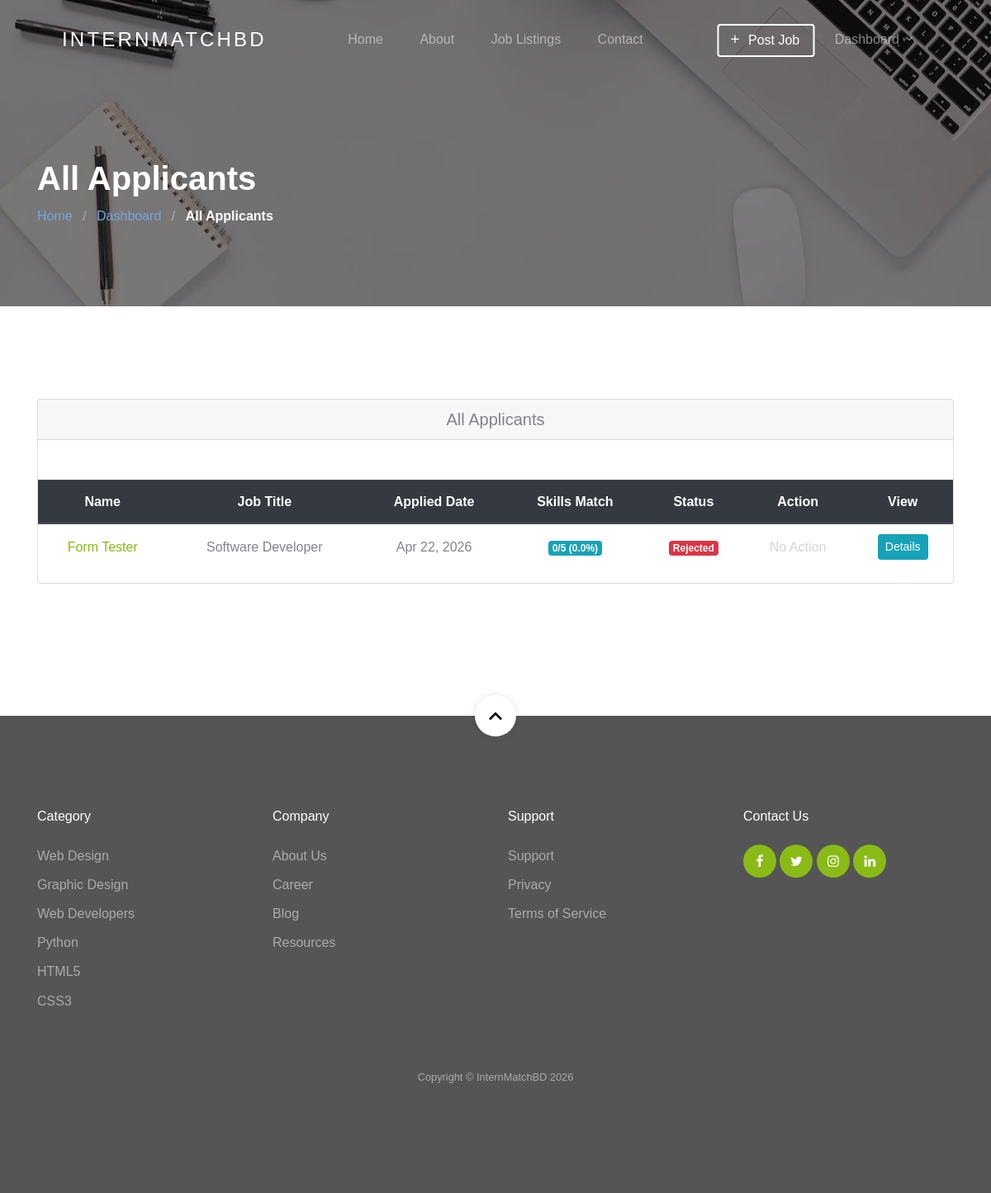
The app's page /dashboard/employer/job/1/applicants/ (signed in) with its own data.
### apps/jobapp/models/relations.py (models this page shows, shortened)
class Applicant(TimeStampedModel, SoftDeleteModel):
    user = models.ForeignKey(User, on_delete=models.CASCADE)
    job = models.ForeignKey(Job, on_delete=models.CASCADE)
    status = models.CharField(max_length=10, choices=STATUS_CHOICES, default='pending')
    class Meta:
        unique_together = ('user', 'job')

### apps/account/models/user.py (models this page shows, shortened)
class User(AbstractUser):
    username = None
    email = models.EmailField(
        unique=True,
        blank=False,
        error_messages={
            'unique': "A user with that email already exists.",
        },
    )
    role = models.CharField(choices=ROLE, max_length=10)
    gender = models.CharField(choices=GENDER_TYPE, max_length=1)
    USERNAME_FIELD = "email"
    REQUIRED_FIELDS = []
    objects = CustomUserManager()
    def get_full_name(self):
        return self.first_name + ' ' + self.last_name

### apps/jobapp/models/job.py (models this page shows, shortened)
class Job(TimeStampedModel, SoftDeleteModel):
    user = models.ForeignKey(User, related_name='User', on_delete=models.CASCADE)
    title = models.CharField(max_length=300, db_index=True)
    description = CKEditor5Field(config_name='extends')
    tags = TaggableManager()
    location = models.CharField(max_length=300, db_index=True)
    job_type = models.CharField(choices=JOB_TYPE, max_length=1, db_index=True)
    work_mode = models.CharField(choices=WORK_MODE, max_length=1, default='3')
    experience_level = models.CharField(choices=EXPERIENCE_LEVEL, max_length=1, default='0')
    skills = models.ManyToManyField(Skill, related_name='jobs', blank=True)
    salary = models.CharField(max_length=30, blank=True)
    views_count = models.PositiveIntegerField(default=0)
    company_name = models.CharField(max_length=300, db_index=True)
    company_description = CKEditor5Field(config_name='extends', blank=True, null=True)
    url = models.URLField(max_length=200)
    last_date = models.DateField()
    is_published = models.BooleanField(default=False)
    is_closed = models.BooleanField(default=False)
    objects = ActiveJobManager()
    all_objects = models.Manager()
    class Meta:
        indexes = [
            models.Index(fields=['title', 'location']),
            models.Index(fields=['is_published', 'is_closed']),
        ]

### apps/jobapp/views/employer.py (the view)
# urls.py: path('dashboard/employer/job/<int:id>/applicants/', AllApplicantsView.as_view(), name='applicants'),
class AllApplicantsView(EmployerRequiredMixin, ListView):
    template_name = 'jobapp/all-applicants.html'
    context_object_name = 'all_applicants'
    def get_queryset(self):
        applicants = Applicant.objects.filter(job_id=self.kwargs['id']).select_related('user', 'job', 'user__employee_profile')
        applicants = list(applicants)
        applicants.sort(
            key=lambda a: get_skill_match_count(a.user_id, a.job_id),
            reverse=True
        )
        return applicants
    def get_context_data(self, **kwargs):
        context = super().get_context_data(**kwargs)
        job_id = self.kwargs['id']
        job = get_object_or_404(Job, id=job_id)
        required_skills_count = get_job_required_skills_count(job_id)
        for applicant in context['all_applicants']:
            matched_count = get_skill_match_count(applicant.user_id, job_id)
            applicant.matched_skills = matched_count
            applicant.required_skills = required_skills_count
            if required_skills_count > 0:
                applicant.match_percentage = round((matched_count / required_skills_count) * 100, 1)
            else:
                applicant.match_percentage = 0
        context['job'] = job
        context['required_skills_count'] = required_skills_count
        return context

### apps/jobapp/models/job.py (called while the page is built)
    def get_queryset(self):
        return super().get_queryset().filter(is_deleted=False)

### apps/jobapp/permission.py (called while the page is built)
    def test_func(self):
        return self.request.user.role == 'employer'

### apps/jobapp/services.py (called while the page is built)
def get_skill_match_count(employee_id: int, job_id: int) -> int:
    user = get_object_or_404(User, id=employee_id)
    job = get_object_or_404(Job, id=job_id)
    try:
        employee_skills = set(user.employee_profile.skills.values_list('id', flat=True))
    except:
        employee_skills = set()
    job_skills = set(job.skills.values_list('id', flat=True))
    matching_skills = employee_skills & job_skills
    return len(matching_skills)

def get_job_required_skills_count(job_id: int) -> int:
    job = get_object_or_404(Job, id=job_id)
    return job.skills.count()

### template/jobapp/all-applicants.html (shortened to what this page needs)
{% extends 'base.html' %}
{% load static %}
{% block content %}
<section class="section-hero overlay inner-page bg-image" style="background-image: url('{% static 'images/hero_1.webp' %}');"
    id="home-section">
    <div class="container">
        <div class="row">
            <div class="col-md-7">
                <h1 class="text-white font-weight-bold">All Applicants </h1>
                <div class="custom-breadcrumbs">
                    <a href="{% url 'jobapp:home' %}">Home</a> <span class="mx-2 slash">/</span>
                    <a href="{% url 'jobapp:dashboard' %}">Dashboard</a> <span class="mx-2 slash">/</span>
                    <span class="text-white"><strong>All Applicants </strong></span>
                </div>
            </div>
        </div>
    </div>
</section>
<section class="site-section">
    <div class="container">
        <div class="row">
            <div class="col-lg-12 mb-5">
                <div class="card">
                    <h5 class="card-header text-center mb-5"> All Applicants </h5>
                    <div class="table-responsive">
                        <table class="table text-center">
                            <thead class="thead-dark">
                                <tr>
                                    <th>Name</th>
                                    <th>Job Title</th>
                                    <th>Applied Date</th>
                                    <th>Skills Match</th>
                                    <th>Status</th>
                                    <th>Action</th>
                                    <th>View </th>
                                </tr>
                            </thead>
                            <tbody>
                                {% for applicant in all_applicants %}
                                <tr>
                                    <td class="text-center"><a href="{% url 'account:candidate-profile' applicant.user.id %}">{{ applicant.user.get_full_name }}</a></td>
                                    <td>{{ applicant.job.title }}</td>
                                    <td>{{ applicant.created_at | date:'M d, Y' }}</td>
                                    <td>
                                        <span class="badge badge-info">{{ applicant.matched_skills }}/{{ applicant.required_skills }} ({{ applicant.match_percentage }}%)</span>
                                    </td>
                                    <td>
                                        {% if applicant.status == 'pending' %}
                                            <span class="badge badge-warning">Pending</span>
                                        {% elif applicant.status == 'accepted' %}
                                            <span class="badge badge-success">Accepted</span>
                                        {% else %}
                                            <span class="badge badge-danger">Rejected</span>
                                        {% endif %}
                                    </td>
                                    <td>
                                        {% if applicant.status == 'pending' %}
                                        <div class="d-flex justify-content-center">
                                            <form action="{% url 'jobapp:update-applicant-status' applicant.id %}" method="POST" class="mr-1">
                                                {% csrf_token %}
                                                <input type="hidden" name="status" value="accepted">
                                                <button type="submit" class="btn btn-success btn-sm">Accept</button>
                                            </form>
                                            <form action="{% url 'jobapp:update-applicant-status' applicant.id %}" method="POST">
                                                {% csrf_token %}
                                                <input type="hidden" name="status" value="rejected">
                                                <button type="submit" class="btn btn-danger btn-sm">Reject</button>
                                            </form>
                                        </div>
                                        {% else %}
                                            <span class="text-muted">No Action</span>
                                        {% endif %}
                                    </td>
                                    <td>
                                        <a class="btn btn-info btn-sm" href="{% url 'jobapp:applicant-details' applicant.user.id %}?applicant_id={{ applicant.id }}"
                                                role="button">
                                            Details
                                        </a>
                                    </td>
                                </tr>
                                {% endfor %}
                            </tbody>
                        </table>
                    </div>
                </div>
            </div>
        </div>
    </div>
</section>
{% endblock %}

### records on screen
Applicant: user.get_full_name "Form Tester", job "Software Developer", created_at "Apr 22, 2026", matched_skills "0", required_skills "5", match_percentage "0.0", status "Rejected"
